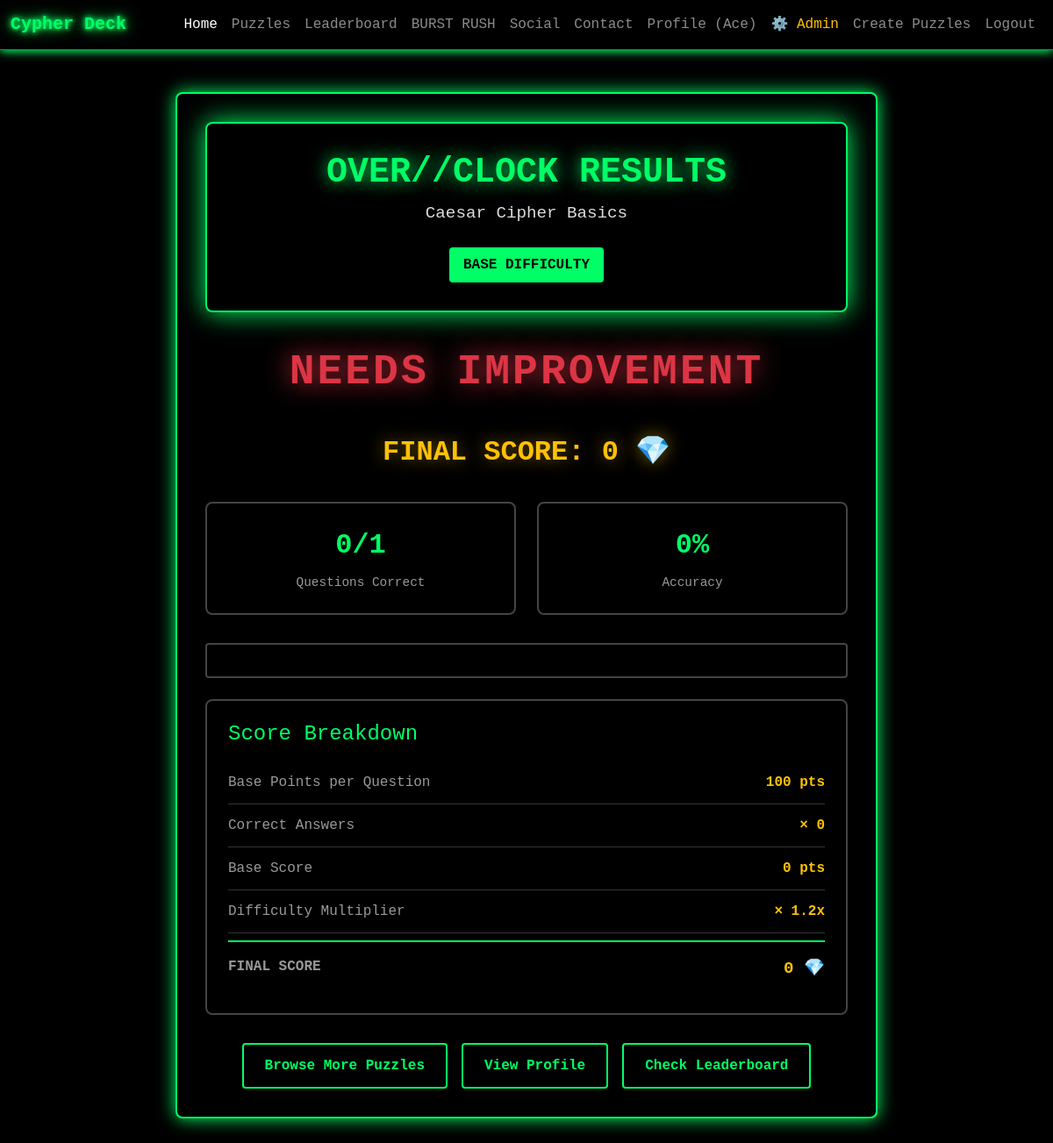
/cypherdeck-main1/pages/puzzles/overclock_results.php?puzzle_id=1 (signed in), run on the app's committed database.
### tables this page shows
CREATE TABLE `PuzzleStore` (
  `id` int NOT NULL,
  `title` varchar(255) NOT NULL,
  `description` text,
  `category` varchar(100) NOT NULL,
  `difficulty` enum('Easy','Medium','Hard') NOT NULL,
  `created_by` int UNSIGNED NOT NULL,
  `created_at` timestamp NULL DEFAULT CURRENT_TIMESTAMP,
  `puzzle_type` enum('mini','full') DEFAULT 'full',
  `is_burstrush` tinyint(1) DEFAULT '0',
  `points_per_question` int DEFAULT NULL,
  `max_questions_per_session` int DEFAULT NULL,
  `time_limit_per_question` int DEFAULT NULL,
  `base_points` int DEFAULT '100',
  `rating` decimal(2,1) DEFAULT '0.0',
  `rating_count` int DEFAULT '0',
  `tags` varchar(255) DEFAULT '',
  `time_limit_base` int DEFAULT '300',
  `time_limit_turbo` int DEFAULT '240',
  `time_limit_hyper` int DEFAULT '180',
  `time_limit_thermal` int DEFAULT '120'
);

### cypherdeck-main1/pages/puzzles/overclock_results.php (the view, shortened to what this page needs)
<?php
require_once("../php/process_db.php");
$difficulty = $_GET['difficulty'] ?? 'base';
$puzzleId = (int)($_GET['puzzle_id'] ?? 0);
$totalCorrect = (int)($_GET['correct'] ?? 0);
$totalQuestions = (int)($_GET['total'] ?? 1);
$sql = "SELECT title, base_points FROM PuzzleStore WHERE id = ?";
$stmt = $conn->prepare($sql);
$stmt->bind_param("i", $puzzleId);
$stmt->execute();
$puzzleData = $stmt->get_result()->fetch_assoc();
$puzzleTitle = $puzzleData['title'] ?? 'Unknown Puzzle';
$basePoints = $puzzleData['base_points'] ?? 0;
$accuracy = $totalQuestions > 0 ? round(($totalCorrect / $totalQuestions) * 100) : 0;
$multipliers = [
    'base' => 1.2,
    'turbo' => 1.5,
    'hyper' => 2.0,
    'thermal' => 2.5
];
$multiplier = $multipliers[$difficulty] ?? 1.0;
$baseScore = $basePoints * $totalCorrect;
$finalScore = round($baseScore * $multiplier);
if ($accuracy === 100) {
    $rank = 'FLAWLESS';
    $rankColor = '#00ff66';
} elseif ($accuracy >= 80) {
    $rank = 'EXCELLENT';
    $rankColor = '#00bfff';
} elseif ($accuracy >= 60) {
    $rank = 'GOOD';
    $rankColor = '#ffc107';
} else {
    $rank = 'NEEDS IMPROVEMENT';
    $rankColor = '#dc3545';
}
$difficultyColors = [
    'base' => '#00ff66',
    'turbo' => '#00bfff',
    'hyper' => '#ffc107',
    'thermal' => '#dc3545'
];
$themeColor = $difficultyColors[$difficulty] ?? '#00ff66';
?>
<!DOCTYPE html>
<html lang="en">
<head>
    <link href="https://cdn.jsdelivr.net/npm/bootstrap@5.3.0/dist/css/bootstrap.min.css" rel="stylesheet">
    <link href="../../css/style.php" rel="stylesheet" type="text/css">
</head>
<body>
    <?php require_once("../templates/navbar.php"); ?>
    <main class="container">
        <div class="results-container main-box">
            <div class="results-header">
                <h1>OVER//CLOCK RESULTS</h1>
                <div class="puzzle-title"><?php echo htmlspecialchars($puzzleTitle); ?></div>
                <div class="difficulty-badge" style="background: <?php echo $themeColor; ?>;">
                    <?php echo htmlspecialchars(strtoupper($difficulty)); ?> Difficulty
                </div>
            </div>
            <div class="rank-display" style="color: <?php echo $rankColor; ?>; text-shadow: 0 0 30px <?php echo $rankColor; ?>;">
                <?php echo $rank; ?>
            </div>
            <div class="score-display">
                FINAL SCORE: <?php echo number_format($finalScore); ?> 💎
            </div>
            <div class="results-grid">
                <div class="result-card">
                    <div class="result-value"><?php echo $totalCorrect; ?>/<?php echo $totalQuestions; ?></div>
                    <div class="result-label">Questions Correct</div>
                </div>
                <div class="result-card">
                    <div class="result-value"><?php echo $accuracy; ?>%</div>
                    <div class="result-label">Accuracy</div>
                </div>
            </div>
            <div class="accuracy-bar">
            </div>
            <div class="breakdown-box">
                <h4 style="color: var(--theme-color); margin-bottom: 1rem;">Score Breakdown</h4>
                <div class="breakdown-item">
                    <span class="breakdown-label">Base Points per Question</span>
                    <span class="breakdown-value"><?php echo $basePoints; ?> pts</span>
                </div>
                <div class="breakdown-item">
                    <span class="breakdown-label">Correct Answers</span>
                    <span class="breakdown-value">× <?php echo $totalCorrect; ?></span>
                </div>
                <div class="breakdown-item">
                    <span class="breakdown-label">Base Score</span>
                    <span class="breakdown-value"><?php echo number_format($baseScore); ?> pts</span>
                </div>
                <div class="breakdown-item">
                    <span class="breakdown-label">Difficulty Multiplier</span>
                    <span class="breakdown-value">× <?php echo $multiplier; ?>x</span>
                </div>
                <div class="breakdown-item" style="border-top: 2px solid var(--theme-color); padding-top: 1rem; margin-top: 0.5rem;">
                    <span class="breakdown-label" style="font-weight: bold;">FINAL SCORE</span>
                    <span class="breakdown-value" style="font-size: 1.2rem;"><?php echo number_format($finalScore); ?> 💎</span>
                </div>
            </div>
            <div class="button-group">
                <a href="/cypherdeck-main1/pages/puzzles/puzzles.php" class="btn-custom">
                    Browse More Puzzles
                </a>
                <a href="/cypherdeck-main1/pages/auth/profile.php" class="btn-custom">
                    View Profile
                </a>
                <a href="/cypherdeck-main1/pages/puzzles/leaderboard.php" class="btn-custom">
                    Check Leaderboard
                </a>
            </div>
        </div>
    </main>
</body>
</html>

### data on the page
puzzlestore: title "Caesar Cipher Basics", base_points "0", base_points "100"

### other printed values
$_SESSION['username'] "Ace"
$difficulty "BASE"
$rank "NEEDS IMPROVEMENT"
$totalCorrect "0"
$totalQuestions "1"
$accuracy "0"
$multiplier "1.2"
